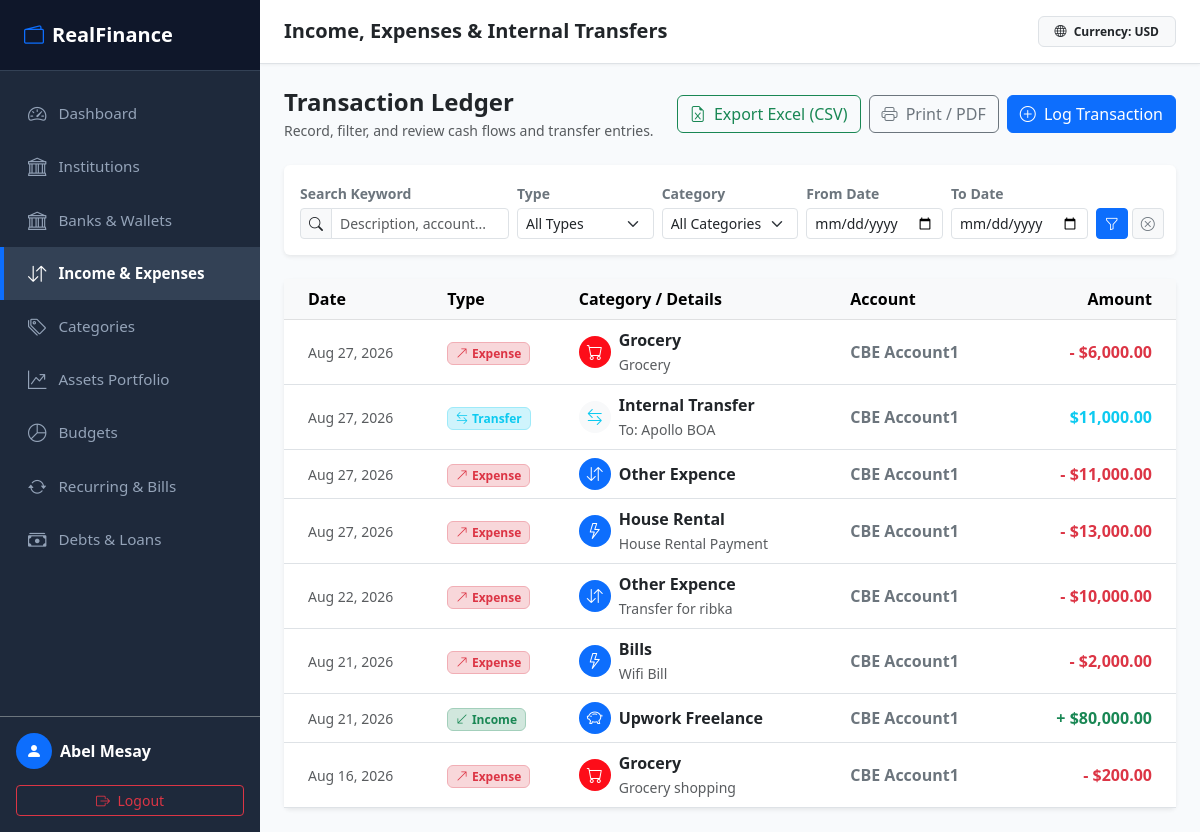
/finance/transactions.php (signed in), run on the app's committed database.
### tables this page shows
CREATE TABLE `transactions` (
  `id` int(11) NOT NULL,
  `user_id` int(11) NOT NULL,
  `from_account_id` int(11) DEFAULT NULL,
  `to_account_id` int(11) DEFAULT NULL,
  `category_id` int(11) DEFAULT NULL,
  `amount` decimal(15,4) NOT NULL,
  `currency` varchar(3) DEFAULT 'USD',
  `type` enum('income','expense','transfer') NOT NULL,
  `transaction_date` datetime NOT NULL,
  `description` text DEFAULT NULL,
  `reference_number` varchar(100) DEFAULT NULL,
  `created_at` timestamp NOT NULL DEFAULT current_timestamp()
);

CREATE TABLE `categories` (
  `id` int(11) NOT NULL,
  `user_id` int(11) DEFAULT NULL,
  `parent_id` int(11) DEFAULT NULL,
  `name` varchar(50) NOT NULL,
  `type` enum('income','expense','transfer') NOT NULL,
  `icon` varchar(50) DEFAULT 'bi-tag',
  `color` varchar(20) DEFAULT '#6c757d'
);

CREATE TABLE `accounts` (
  `id` int(11) NOT NULL,
  `user_id` int(11) NOT NULL,
  `institution_id` int(11) DEFAULT NULL,
  `name` varchar(100) NOT NULL,
  `account_number_last4` varchar(4) DEFAULT NULL,
  `type` enum('checking','savings','mobile_wallet','credit_card','loan') NOT NULL,
  `currency` varchar(3) DEFAULT 'USD',
  `current_balance` decimal(15,4) DEFAULT 0.0000,
  `is_active` tinyint(1) DEFAULT 1,
  `created_at` timestamp NOT NULL DEFAULT current_timestamp()
);

### finance/transactions.php (the view, shortened to what this page needs)
<?php
require_once 'config/db.php';
$user_id = $_SESSION['user_id'];
$filter_date_from = trim($_GET['date_from'] ?? '');
$filter_date_to   = trim($_GET['date_to'] ?? '');
$filter_keyword   = trim($_GET['keyword'] ?? '');
$where_conditions = ["t.user_id = :user_id"];
$query_params     = [':user_id' => $user_id];
$where_sql = implode(' AND ', $where_conditions);
$is_print_mode = (isset($_GET['action']) && $_GET['action'] === 'print');
$limit_clause = $is_print_mode ? "" : "LIMIT 100";
$stmt_tx = $pdo->prepare("
    SELECT t.*,
           a.name AS account_name,
           dest.name AS to_account_name,
           c.name AS category_name,
           c.icon AS category_icon,
           c.color AS category_color
    FROM transactions t
    INNER JOIN accounts a ON t.from_account_id = a.id
    LEFT JOIN accounts dest ON t.to_account_id = dest.id
    LEFT JOIN categories c ON t.category_id = c.id
    WHERE {$where_sql}
    ORDER BY t.transaction_date DESC, t.id DESC
    {$limit_clause}
");
$stmt_tx->execute($query_params);
$transactions = $stmt_tx->fetchAll();
$export_query_params = $_GET;
unset($export_query_params['action']);
$export_qs = http_build_query($export_query_params);
?>
<?php
require_once 'includes/header.php';
?>
<div class="d-flex flex-wrap justify-content-between align-items-center mb-4 gap-2">
    <div>
        <h4 class="fw-bold mb-1">Transaction Ledger</h4>
        <p class="text-muted small mb-0">Record, filter, and review cash flows and transfer entries.</p>
    </div>
    <div class="d-flex gap-2">
        <a href="transactions.php?action=export_csv<?= !empty($export_qs) ? '&' . $export_qs : ''; ?>" class="btn btn-outline-success">
            <i class="bi bi-file-earmark-excel me-1"></i> Export Excel (CSV)
        </a>
        <a href="transactions.php?action=print<?= !empty($export_qs) ? '&' . $export_qs : ''; ?>" target="_blank" class="btn btn-outline-secondary">
            <i class="bi bi-printer me-1"></i> Print / PDF
        </a>
        <button type="button" class="btn btn-primary" data-bs-toggle="modal" data-bs-target="#addTransactionModal">
            <i class="bi bi-plus-circle me-1"></i> Log Transaction
        </button>
    </div>
</div>
<div class="card border-0 shadow-sm mb-4">
    <div class="card-body p-3">
        <form action="transactions.php" method="GET" class="row g-2 align-items-end">
            <div class="col-md-3">
                <label class="form-label small fw-bold text-secondary mb-1">Search Keyword</label>
                <div class="input-group input-group-sm">
                    <span class="input-group-text bg-light"><i class="bi bi-search"></i></span>
                    <input type="text" name="keyword" class="form-control form-control-sm" placeholder="Description, account..." value="<?= htmlspecialchars($filter_keyword); ?>">
                </div>
            </div>
            <div class="col-md-2">
                <label class="form-label small fw-bold text-secondary mb-1">Type</label>
                <select name="type" class="form-select form-select-sm">
                    <option value="">All Types</option>
                </select>
            </div>
            <div class="col-md-2">
                <label class="form-label small fw-bold text-secondary mb-1">Category</label>
                <select name="category_id" class="form-select form-select-sm">
                    <option value="">All Categories</option>
                </select>
            </div>
            <div class="col-md-2">
                <label class="form-label small fw-bold text-secondary mb-1">From Date</label>
                <input type="date" name="date_from" class="form-control form-control-sm" value="<?= htmlspecialchars($filter_date_from); ?>">
            </div>
            <div class="col-md-2">
                <label class="form-label small fw-bold text-secondary mb-1">To Date</label>
                <input type="date" name="date_to" class="form-control form-control-sm" value="<?= htmlspecialchars($filter_date_to); ?>">
            </div>
            <div class="col-md-1 d-flex gap-1">
                <button type="submit" class="btn btn-primary btn-sm w-100" title="Apply Filter">
                    <i class="bi bi-funnel"></i>
                </button>
                <a href="transactions.php" class="btn btn-light btn-sm text-secondary border w-100" title="Reset Filters">
                    <i class="bi bi-x-circle"></i>
                </a>
            </div>
        </form>
    </div>
</div>
<div class="card border-0 shadow-sm">
    <div class="card-body p-0">
        <div class="table-responsive">
            <table class="table table-hover align-middle mb-0">
                <thead class="table-light">
                    <tr>
                        <th class="ps-4">Date</th>
                        <th>Type</th>
                        <th>Category / Details</th>
                        <th>Account</th>
                        <th class="text-end pe-4">Amount</th>
                    </tr>
                </thead>
                <tbody>
                    <?php if (empty($transactions)): ?>
                        <tr>
                            <td colspan="5" class="text-center py-5 text-muted">
                                <i class="bi bi-funnel fs-1 d-block mb-2 text-secondary"></i>
                                No transactions matched your filter query.
                            </td>
                        </tr>
                    <?php else: ?>
                        <?php foreach ($transactions as $tx): ?>
                            <tr>
                                <td class="ps-4 small text-muted">
                                    <?= date('M d, Y', strtotime($tx['transaction_date'])); ?>
                                </td>
                                <td>
                                    <?php if ($tx['type'] === 'income'): ?>
                                        <span class="badge bg-success-subtle text-success border border-success-subtle"><i class="bi bi-arrow-down-left me-1"></i>Income</span>
                                    <?php elseif ($tx['type'] === 'expense'): ?>
                                        <span class="badge bg-danger-subtle text-danger border border-danger-subtle"><i class="bi bi-arrow-up-right me-1"></i>Expense</span>
                                    <?php else: ?>
                                        <span class="badge bg-info-subtle text-info border border-info-subtle"><i class="bi bi-arrow-left-right me-1"></i>Transfer</span>
                                    <?php endif; ?>
                                </td>
                                <td>
                                    <div class="d-flex align-items-center gap-2">
                                        <?php if ($tx['type'] === 'transfer'): ?>
                                            <div class="rounded-circle bg-light d-flex align-items-center justify-content-center" style="width: 32px; height: 32px;">
                                                <i class="bi bi-arrow-left-right text-info"></i>
                                            </div>
                                            <div>
                                                <span class="fw-bold d-block text-dark">Internal Transfer</span>
                                                <small class="text-muted">To: <?= htmlspecialchars($tx['to_account_name'] ?? 'N/A'); ?></small>
                                            </div>
                                        <?php else: ?>
                                            <div class="rounded-circle d-flex align-items-center justify-content-center text-white" style="width: 32px; height: 32px; background-color: <?= $tx['category_color'] ?? '#6c757d'; ?>;">
                                                <i class="bi <?= $tx['category_icon'] ?? 'bi-tag'; ?>"></i>
                                            </div>
                                            <div>
                                                <span class="fw-bold d-block text-dark"><?= htmlspecialchars($tx['category_name'] ?? 'Uncategorized'); ?></span>
                                                <?php if (!empty($tx['description'])): ?>
                                                    <small class="text-muted"><?= htmlspecialchars($tx['description']); ?></small>
                                                <?php endif; ?>
                                            </div>
                                        <?php endif; ?>
                                    </div>
                                </td>
                                <td>
                                    <span class="fw-semibold text-secondary"><?= htmlspecialchars($tx['account_name']); ?></span>
                                </td>
                                <td class="text-end pe-4 fw-bold fs-6 <?= $tx['type'] === 'income' ? 'text-success' : ($tx['type'] === 'expense' ? 'text-danger' : 'text-info'); ?>">
                                    <?= $tx['type'] === 'expense' ? '-' : ($tx['type'] === 'income' ? '+' : ''); ?>
                                    $<?= number_format($tx['amount'], 2); ?>
                                </td>
                            </tr>
                        <?php endforeach; ?>
                    <?php endif; ?>
                </tbody>
            </table>
        </div>
    </div>
</div>
<?php require_once 'includes/footer.php'; ?>

### finance/includes/header.php (style rules this page uses)
:root { --sidebar-width: 260px; --sidebar-bg: #1e293b; --sidebar-hover: #334155; --sidebar-active: #0d6efd; --body-bg: #f8fafc; }
body { background-color: var(--body-bg); font-family: 'Segoe UI', Roboto, -apple-system, BlinkMacSystemFont, sans-serif; min-height: 100vh; overflow-x: hidden; }

### data on the page
transactions: transaction_date "Aug 27, 2026", type "expense" (drawn), category.name "Grocery", description "Grocery", from_account.name "CBE Account1", amount "6,000.00"
transactions: transaction_date "Aug 27, 2026", type "transfer" (drawn), to_account.name "Apollo BOA", from_account.name "CBE Account1", amount "11,000.00"
transactions: transaction_date "Aug 27, 2026", type "expense" (drawn), category.name "Other Expence", from_account.name "CBE Account1", amount "11,000.00"
transactions: transaction_date "Aug 27, 2026", type "expense" (drawn), category.name "House Rental", description "House Rental Payment", from_account.name "CBE Account1", amount "13,000.00"
transactions: transaction_date "Aug 22, 2026", type "expense" (drawn), category.name "Other Expence", description "Transfer for ribka", from_account.name "CBE Account1", amount "10,000.00"
transactions: transaction_date "Aug 21, 2026", type "expense" (drawn), category.name "Bills", description "Wifi Bill", from_account.name "CBE Account1", amount "2,000.00"
transactions: transaction_date "Aug 21, 2026", type "income" (drawn), category.name "Upwork Freelance", from_account.name "CBE Account1", amount "80,000.00"
transactions: transaction_date "Aug 16, 2026", type "expense" (drawn), category.name "Grocery", description "Grocery shopping", from_account.name "CBE Account1", amount "200.00"

### other printed values
$_SESSION['full_name'] "Abel Mesay"
$_SESSION['base_currency'] "USD"
